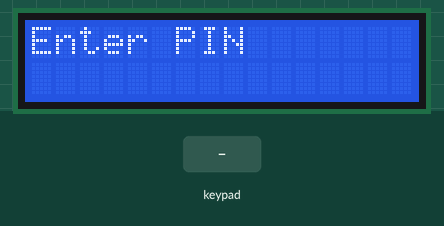
This sketch was run on a simulated Arduino Mega 2560, built with avr-gcc and run on an emulated ATmega2560. Parts: 16×2 character LCD. The test bench sets the inputs (shaded band). What the sketch prints to the serial monitor is not drawn.

Above: at 0.8 s.
0.9 s: keypad keys 3 9 4 4 4 3 4 1 # pressed 0.4 s apart
At 5.1 s:
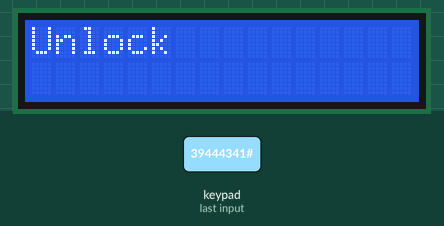
6.0 s: key '0' pressed
At 6.6 s:
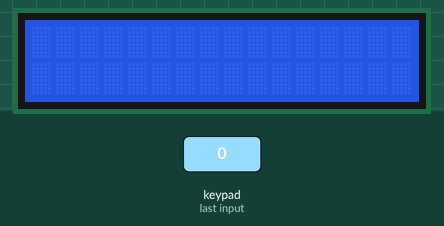
9.0 s: key '*' pressed
At 11.4 s:
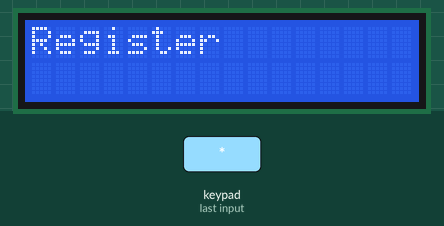
12.0 s: keypad keys 4 0 3 8 4 2 * pressed 0.4 s apart
At 15.2 s:
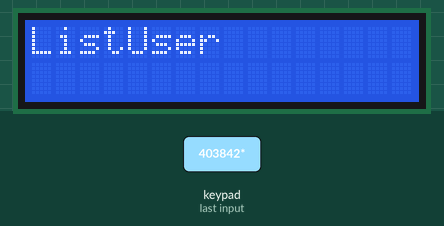
16.3 s: keypad keys 3 9 4 4 4 3 4 1 * pressed 0.4 s apart
At 20.6 s:
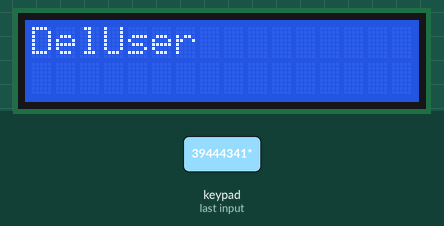
21.4 s: keypad keys 1 3 9 7 2 2 2 2 * pressed 0.4 s apart
At 25.5 s:
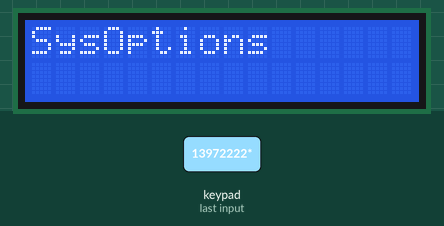
Timing chart, 0 to 27.0 s (numbered marks = the images above; inputs shaded):
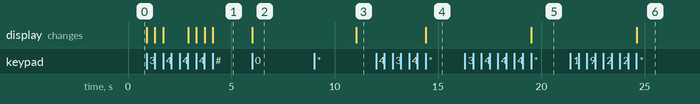

The sketch:

MAIN2.ino
```cpp
/*
CSC 492
BIOMETRIC LOCK PROGRAM
By
Ryan Lemmon, Shane Riggar, Luke Tingley, and Andrew Yankovich
Emails:
LEM8289@calu.edu, RIG6382@calu.edu, TIN2093@calu.edu, YAN6326@calu.edu
This is the main code funciton for the Biometric Lock Senior Project
This document was initially created on 24-1-22.

THINGS TO KEEP IN MIND:
~comment literally everything
~leave no stone unturned. make this readable code (except when prototyping of course)

TODO:
~finish implementing PIN in
~make a conceptual character input thing for pin
~make main branches complete with funcitons and menu entries
~save things, read, compare them with SD card
~implement sleep function at any input screen
	~every menu where we get input (make a getinput function??)
	~every pin entrypoint
	~every letter entrypoint
	~every thumbprint entrypoint
~comparing of fingerprints

~create schematic for power board
~create schematic for switch for lock mechanism

CODE PRACTICES:
~we will not be including the BOOL type, as it just
defines 1 as True, and 0 as False from a short -
just use a short with 1 or 0 dood.
~Andrew does not know how c++ works, so this will be
a lot like C.
~also, Andrew sucks at naming things. if that bugs you
then just change it, but make sure its for everything
~master always precedes user. idk, it just makes sense
~use whatever loop works best, and we can use breaks.
this isn't pyzdrowski's class lol

links:
https://aticleworld.com/state-machine-using-c/

*/

//*****INCLUDES********
//system master includes

//LCD includes
#include <LiquidCrystal.h>
//Keypad includes
#include <Keypad.h>
//fingerprint sensor includes
//this one's external and must be included. not sure how to yet tho.

//lock includes

//sd card slot includes
#include <SPI.h>
#include <SD.h>

//misc includes


//*********DEFINES************
#define WAITTIME 5
#define USERAMNT 2

#define ISLCD 1
#define ISSD 1
#define ISFPRINT 0
#define ISKEYPAD 0
#define ISSLEEP 0
#define ISLOCK 0


//*********typedef init*************

typedef struct
{
	char pin[10];
	char name[50];
	char fingprint[1000];	//I don't know what we're gonna store this as....
							//should do a bit more research
} mastUser;

typedef struct
{
	char name[50];
	char fingprint[1000];
} oneUser;

typedef struct
{
	oneUser user[USERAMNT];
} users;	//quite silly, but this makes life easier between functions

//**********global variables***********


//**********function definitions***********

//NOTE FOR EVERYBODY EDITING CODE:
//YOU ARE HIGHLY ENGOURAGED TO CHANGE FUNCTION PROTOTYPES FROM VOID
//AND PASSING PARAMETERS. NOTHING IS FINAL (PROBABLY EVER)!

//MAIN FUNCTION DEFINITIONS
void initialFunc();
void initPorts();


mastUser initMasterData();
users initUserData();

//menu specific functions
//LCD

//keypad

//fingerprint sensor

//lock

//sd card
int checkfolder();
//re-used menu functions
//LCD

//keypad

//fingerprint sensor

//lock

//sd card

//DEBUG COMPUTER FUNCTIONS

//RE-USABLE FUNCTION DEFINITIONS
//note: if a function does something related to a perripheral
//just list it under the perripheral
//LCD
void printLCD(char*);

//keypad
void getUserName(char*);
void getPin(char*);
void setMasterPin();	//call this sob if you want to set the PIN
void cmpMasterPin();

//fingerprint sensor
void getFingerPrint(char*);
void setFingerPrint();
short cmpFingerPrint();

//lock
//these should (probably?) be the only lock functions
void unlock();
void lock();

//sd card
//most likely, these functions will be from a library
//I'll define a few that may just roll shit up from a
//library into a nice and neat function
mastUser loadMasterData();
users loadUserData();
void saveUser();
void readUser();
//we don't need a compare, this will be dealt with by other things

//menu functions

void Munlock(mastUser, users);
void Mregister(mastUser, users);
void MdelUser(mastUser, users);
void MlistUser(mastUser, users);
void MsysOptions(mastUser, users);
void Msleep(mastUser, users);

void Mmain(mastUser, users);


//******peripheral global vars and classes******
//LCD
//        reset    enable   d4       d5       d6       d7
const int rs = 12, en = 11, d4 = 5, d5 = 4, d6 = 3, d7 = 2;
LiquidCrystal lcd(rs,en,d4,d5,d6,d7);
//Keypad
const int ROW_NUM = 4; //four rows
const int COLUMN_NUM = 3; //three columns
//so COL2, ROW1, COL1, ROW4, COL3, ROW3, ROW2
//   38    39    40    41    42    43    44
char keys[ROW_NUM][COLUMN_NUM] = {
  {'1','2','3'},
  {'4','5','6'},
  {'7','8','9'},
  {'*','0','#'}
};
byte pin_rows[ROW_NUM] = {39,44,43,41}; //connect to the row pinouts of the keypad
byte pin_column[COLUMN_NUM] = {40,38,42}; //connect to the column pinouts of the keypad
Keypad keypad = Keypad( makeKeymap(keys), pin_rows, pin_column, ROW_NUM, COLUMN_NUM );
//SD card

//fingerprint

//lock

void loop() {
  // This will never get called. that's okay!
	return;
}

//********entry point of program!!**********
void setup()
{
	//todo: INITILIZE PERIPHERALS
	//HAVE INDIVIDUAL FUNCTIONS FOR INITING
	//MAKE SOME GLOBAL VARS IF WE HAVE TO!!
	Serial.print("******LOCK PROGRAM V0.1*********\n");
	initPorts();
	initialFunc();
}

//*******MAIN DELEGATION FUNCTIONS***********

void initPorts()
{
	//DEBUG serial
	Serial.begin(9600);
	//LCD
	lcd.begin(16,2);
	lcd.print("Welcome to lock program");
}

//check if anything is initialized on SD card...
//if there is a master PIN at the front of the SD card,
//check if there is a master user, if there is,
//boot into the menu or sleep function.
void initialFunc()
{
	mastUser master;
	users user;
	if(!checkfolder())	//if the folder doesn't exist
	{
		master = initMasterData();	//we init the data
		user = initUserData();	//init default user data
	}
	else
	{
		master = loadMasterData();
		user = loadUserData();
	}

	//if the master data exists, or we successfully entered it, continue
	Mmain(master, user);
}

//**********MAIN MENU LOOP**********
void Mmain(mastUser master, users user)
{
	int choice = 0;
	char c;
	//output the shits to the screen... wait for input
	//if no input (for certain time), clear screen and chill...
	//this is our forever loop, get used to it
	while(1)
	{
		//0 = unlock
		//1 = register
		//2 = listuser
		//3 = deluser
		//4 = sysoptions
		//TODO: make better, not cout
		lcd.setCursor(0,1);
		lcd.print(c);
		switch(choice)
		{
			case 0:
				printLCD("Unlock");
				break;
			case 1:
				printLCD("Register");
				break;
			case 2:
				printLCD("ListUser");
				break;
			case 3:
				printLCD("DelUser");
				break;
			case 4:
				printLCD("SysOptions");
				break;
		}

		//get input here

		c = keypad.getKey();
		while(keypad.isPressed(c) == false)
			c = keypad.getKey();

		//TODO: CHANGE GETTING STUFF!!!!
		switch(choice)
		{
			case 0:		//unlock
				switch(c)
				{
					case '#':
						choice = 4;
						break;
					case '*':
						choice = 1;
						break;
					case 0x30:
						Munlock(master, user);
						break;
				}
				break;
			case 1:		//register
				switch(c)
				{
					case '#':
						choice = 0;
						break;
					case '*':
						choice = 2;
						break;
					case 0x30:
						Mregister(master, user);
						break;
				}
				break;
			case 2:		//listuser
				switch(c)
				{
					case '#':
						choice = 1;
						break;
					case '*':
						choice = 3;
						break;
					case 0x30:
						MlistUser(master, user);
						break;
				}
				break;
			case 3:		//deluser
				switch(c)
				{
					case '#':
						choice = 2;
						break;
					case '*':
						choice = 4;
						break;
					case 0x30:
						MdelUser(master, user);
						break;
				}
				break;
			case 4:		//sysoptions
				switch(c)
				{
					case '#':
						choice = 3;
						break;
					case '*':
						choice = 0;
						break;
					case 0x30:
						MsysOptions(master, user);
						break;
				}
				break;
		}

	}
}

//****************MENU ITEMS!!*****************
//scan data
//did they scan correct data?
//	yes: continue
//	no: dump back to menu
//does it match anything in our system?
//	yes: unlock door for a few secs
//	no: dump back to menu
void Munlock(mastUser master, users user)
{
	int choice = 0;
	char curFingerData[1000];
	char c;
	Serial.print("in Munlock\n");
	Serial.print("scan fingerprint now\n");
	getFingerPrint(curFingerData);
	printLCD('fartts!!');
	delay(5000);

}

//enter PIN
//enter name
//scan data
//make sure scanned data is good
//retry until done
void Mregister(mastUser master, users user)
{
	Serial.print("in Mregister\n");
}

//enter PIN
//enter username of deleting user
//scan data
//is user's data correct?
//	yes: delete user, goto menu
//	no: goto menu
//give a few tries here
void MdelUser(mastUser master, users user)
{
	Serial.print("MdelUser\n");
}

//enter PIN
//list all users that exist
void MlistUser(mastUser master, users user)
{
	Serial.print("MlistUser\n");
}

//authenticate master user
void MsysOptions(mastUser master, users user)
{
	Serial.print("MsysOptions\n");

}


//***********RE-USABLE MAIN FUNCTIONS***********
//TODO: fill with folder checking
int checkfolder()
{
	return 0;
}

mastUser loadMasterData()
{
	mastUser m;
	Serial.print("in loadMasterData\n");
	//open file/folder with master data in it
	//grab them into m
}

users loadUserData()
{
	users u;
	Serial.print("in loadUserData\n");
	//open file/folder with all user's data in it
	//grab them into u
}

//***********RE-USABLE GENERAL FUNCTIONS************

mastUser initMasterData()
{
	mastUser master;
	Serial.print("enter master name\n");
	getUserName(master.name);
	Serial.print("enter master pin\n");
	getPin(master.pin);
	Serial.print("scan master fingerprint\n");
	getFingerPrint(master.fingprint);
	return master;
}

users initUserData()
{

}

void getUserName(char *x)
{
	char c;
	Serial.print("in getUserName");	//DEBUG
}

//should we make it 4 or more numbers? yes...
void getPin(char *x)
{
	char c;
	char pin[4] = "";
	int num = 0, enter = 0;
	Serial.print("in getPin");	//DEBUG
	printLCD("Enter PIN");
	while(enter == 0)
	{
		c = keypad.getKey();
		while(keypad.isPressed(c) == false)
			c = keypad.getKey();
		if(c == '*')	//backspace
		{
			//get rid of pin from number
			lcd.setCursor(1,num);
			lcd.write(' ');
			num--;
		}
		else if(c == '#')	//enter
		{
			if(num > 3)	//if at least 4 nums has been entered
				enter = 1;
		}
		else	//number
		{	//TODO don't echo the pin out to the user
			strcat(pin,c);
			lcd.setCursor(1,num);
			lcd.write(c);
			num++;
		}
	}
	strcpy(x,pin);
}

void getFingerPrint(char *x)
{
	char c;
	Serial.print("in getFingerPrint");	//DEBUG
	c = getchar();
}


//********RE-USABLE PERIPHERAL PHUNCTIONS**********

void printLCD(char* x)
{
	lcd.clear();
	lcd.setCursor(0,0);
	lcd.print(x);
}
```

Measured:
- after the input at 0.9 s, the display: first changes at once (image 1 shows a later state)
- after the input at 6.0 s, the display: changes at once (image 2)
- after the input at 9.0 s, the display: changes after 2.0 s (image 3)
- after the input at 12.0 s, the display: changes after 2.4 s (image 4)
- after the input at 16.3 s, the display: changes after 3.2 s (image 5)
- after the input at 21.4 s, the display: changes after 3.2 s (image 6)
